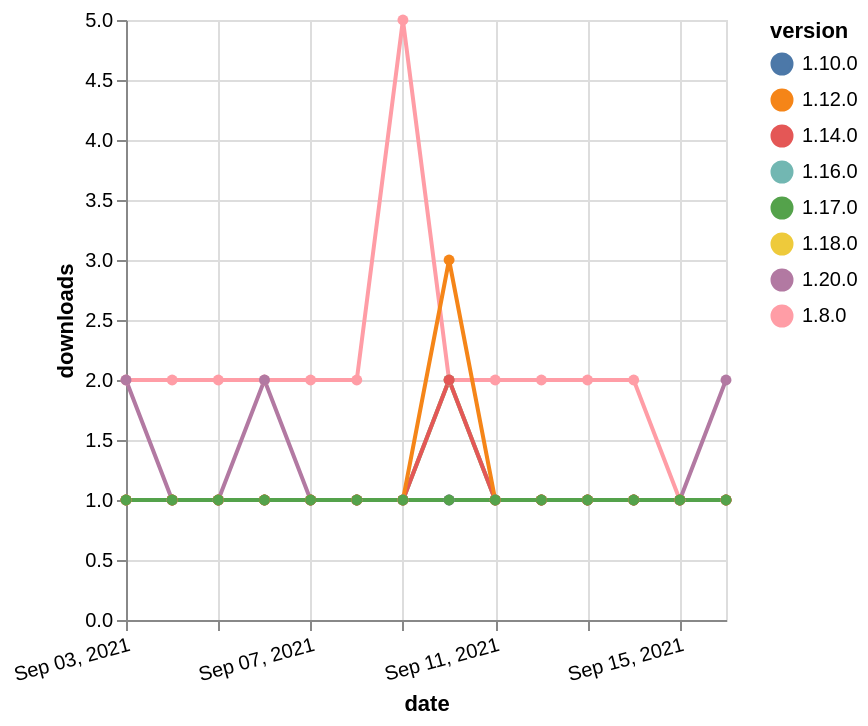

Write a Vega-Lite specification for this figure.
### Vega-Lite specification from a JSON file in a GitHub repository (floating-point values rounded to 4 significant figures)
{"$schema": "https://vega.github.io/schema/vega-lite/v5.json", "description": "A simple bar chart with embedded data.", "data": {"values": [{"date": "2021-09-03", "total": 123, "delta": 1, "version": "1.18.0"}, {"date": "2021-09-04", "total": 124, "delta": 1, "version": "1.18.0"}, {"date": "2021-09-05", "total": 125, "delta": 1, "version": "1.18.0"}, {"date": "2021-09-06", "total": 126, "delta": 1, "version": "1.18.0"}, {"date": "2021-09-07", "total": 127, "delta": 1, "version": "1.18.0"}, {"date": "2021-09-08", "total": 128, "delta": 1, "version": "1.18.0"}, {"date": "2021-09-09", "total": 129, "delta": 1, "version": "1.18.0"}, {"date": "2021-09-10", "total": 131, "delta": 2, "version": "1.18.0"}, {"date": "2021-09-11", "total": 132, "delta": 1, "version": "1.18.0"}, {"date": "2021-09-12", "total": 133, "delta": 1, "version": "1.18.0"}, {"date": "2021-09-13", "total": 134, "delta": 1, "version": "1.18.0"}, {"date": "2021-09-14", "total": 135, "delta": 1, "version": "1.18.0"}, {"date": "2021-09-15", "total": 136, "delta": 1, "version": "1.18.0"}, {"date": "2021-09-16", "total": 137, "delta": 1, "version": "1.18.0"}, {"date": "2021-09-03", "total": 2818, "delta": 2, "version": "1.8.0"}, {"date": "2021-09-04", "total": 2820, "delta": 2, "version": "1.8.0"}, {"date": "2021-09-05", "total": 2822, "delta": 2, "version": "1.8.0"}, {"date": "2021-09-06", "total": 2824, "delta": 2, "version": "1.8.0"}, {"date": "2021-09-07", "total": 2826, "delta": 2, "version": "1.8.0"}, {"date": "2021-09-08", "total": 2828, "delta": 2, "version": "1.8.0"}, {"date": "2021-09-09", "total": 2833, "delta": 5, "version": "1.8.0"}, {"date": "2021-09-10", "total": 2835, "delta": 2, "version": "1.8.0"}, {"date": "2021-09-11", "total": 2837, "delta": 2, "version": "1.8.0"}, {"date": "2021-09-12", "total": 2839, "delta": 2, "version": "1.8.0"}, {"date": "2021-09-13", "total": 2841, "delta": 2, "version": "1.8.0"}, {"date": "2021-09-14", "total": 2843, "delta": 2, "version": "1.8.0"}, {"date": "2021-09-15", "total": 2844, "delta": 1, "version": "1.8.0"}, {"date": "2021-09-16", "total": 2845, "delta": 1, "version": "1.8.0"}, {"date": "2021-09-03", "total": 235, "delta": 1, "version": "1.10.0"}, {"date": "2021-09-04", "total": 236, "delta": 1, "version": "1.10.0"}, {"date": "2021-09-05", "total": 237, "delta": 1, "version": "1.10.0"}, {"date": "2021-09-06", "total": 238, "delta": 1, "version": "1.10.0"}, {"date": "2021-09-07", "total": 239, "delta": 1, "version": "1.10.0"}, {"date": "2021-09-08", "total": 240, "delta": 1, "version": "1.10.0"}, {"date": "2021-09-09", "total": 241, "delta": 1, "version": "1.10.0"}, {"date": "2021-09-10", "total": 242, "delta": 1, "version": "1.10.0"}, {"date": "2021-09-11", "total": 243, "delta": 1, "version": "1.10.0"}, {"date": "2021-09-12", "total": 244, "delta": 1, "version": "1.10.0"}, {"date": "2021-09-13", "total": 245, "delta": 1, "version": "1.10.0"}, {"date": "2021-09-14", "total": 246, "delta": 1, "version": "1.10.0"}, {"date": "2021-09-15", "total": 247, "delta": 1, "version": "1.10.0"}, {"date": "2021-09-16", "total": 248, "delta": 1, "version": "1.10.0"}, {"date": "2021-09-03", "total": 115, "delta": 2, "version": "1.20.0"}, {"date": "2021-09-04", "total": 116, "delta": 1, "version": "1.20.0"}, {"date": "2021-09-05", "total": 117, "delta": 1, "version": "1.20.0"}, {"date": "2021-09-06", "total": 119, "delta": 2, "version": "1.20.0"}, {"date": "2021-09-07", "total": 120, "delta": 1, "version": "1.20.0"}, {"date": "2021-09-08", "total": 121, "delta": 1, "version": "1.20.0"}, {"date": "2021-09-09", "total": 122, "delta": 1, "version": "1.20.0"}, {"date": "2021-09-10", "total": 123, "delta": 1, "version": "1.20.0"}, {"date": "2021-09-11", "total": 124, "delta": 1, "version": "1.20.0"}, {"date": "2021-09-12", "total": 125, "delta": 1, "version": "1.20.0"}, {"date": "2021-09-13", "total": 126, "delta": 1, "version": "1.20.0"}, {"date": "2021-09-14", "total": 127, "delta": 1, "version": "1.20.0"}, {"date": "2021-09-15", "total": 128, "delta": 1, "version": "1.20.0"}, {"date": "2021-09-16", "total": 130, "delta": 2, "version": "1.20.0"}, {"date": "2021-09-03", "total": 172, "delta": 1, "version": "1.16.0"}, {"date": "2021-09-04", "total": 173, "delta": 1, "version": "1.16.0"}, {"date": "2021-09-05", "total": 174, "delta": 1, "version": "1.16.0"}, {"date": "2021-09-06", "total": 175, "delta": 1, "version": "1.16.0"}, {"date": "2021-09-07", "total": 176, "delta": 1, "version": "1.16.0"}, {"date": "2021-09-08", "total": 177, "delta": 1, "version": "1.16.0"}, {"date": "2021-09-09", "total": 178, "delta": 1, "version": "1.16.0"}, {"date": "2021-09-10", "total": 180, "delta": 2, "version": "1.16.0"}, {"date": "2021-09-11", "total": 181, "delta": 1, "version": "1.16.0"}, {"date": "2021-09-12", "total": 182, "delta": 1, "version": "1.16.0"}, {"date": "2021-09-13", "total": 183, "delta": 1, "version": "1.16.0"}, {"date": "2021-09-14", "total": 184, "delta": 1, "version": "1.16.0"}, {"date": "2021-09-15", "total": 185, "delta": 1, "version": "1.16.0"}, {"date": "2021-09-16", "total": 186, "delta": 1, "version": "1.16.0"}, {"date": "2021-09-03", "total": 306, "delta": 1, "version": "1.14.0"}, {"date": "2021-09-04", "total": 307, "delta": 1, "version": "1.14.0"}, {"date": "2021-09-05", "total": 308, "delta": 1, "version": "1.14.0"}, {"date": "2021-09-06", "total": 309, "delta": 1, "version": "1.14.0"}, {"date": "2021-09-07", "total": 310, "delta": 1, "version": "1.14.0"}, {"date": "2021-09-08", "total": 311, "delta": 1, "version": "1.14.0"}, {"date": "2021-09-09", "total": 312, "delta": 1, "version": "1.14.0"}, {"date": "2021-09-10", "total": 314, "delta": 2, "version": "1.14.0"}, {"date": "2021-09-11", "total": 315, "delta": 1, "version": "1.14.0"}, {"date": "2021-09-12", "total": 316, "delta": 1, "version": "1.14.0"}, {"date": "2021-09-13", "total": 317, "delta": 1, "version": "1.14.0"}, {"date": "2021-09-14", "total": 318, "delta": 1, "version": "1.14.0"}, {"date": "2021-09-15", "total": 319, "delta": 1, "version": "1.14.0"}, {"date": "2021-09-16", "total": 320, "delta": 1, "version": "1.14.0"}, {"date": "2021-09-03", "total": 391, "delta": 1, "version": "1.12.0"}, {"date": "2021-09-04", "total": 392, "delta": 1, "version": "1.12.0"}, {"date": "2021-09-05", "total": 393, "delta": 1, "version": "1.12.0"}, {"date": "2021-09-06", "total": 394, "delta": 1, "version": "1.12.0"}, {"date": "2021-09-07", "total": 395, "delta": 1, "version": "1.12.0"}, {"date": "2021-09-08", "total": 396, "delta": 1, "version": "1.12.0"}, {"date": "2021-09-09", "total": 397, "delta": 1, "version": "1.12.0"}, {"date": "2021-09-10", "total": 400, "delta": 3, "version": "1.12.0"}, {"date": "2021-09-11", "total": 401, "delta": 1, "version": "1.12.0"}, {"date": "2021-09-12", "total": 402, "delta": 1, "version": "1.12.0"}, {"date": "2021-09-13", "total": 403, "delta": 1, "version": "1.12.0"}, {"date": "2021-09-14", "total": 404, "delta": 1, "version": "1.12.0"}, {"date": "2021-09-15", "total": 405, "delta": 1, "version": "1.12.0"}, {"date": "2021-09-16", "total": 406, "delta": 1, "version": "1.12.0"}, {"date": "2021-09-03", "total": 135, "delta": 1, "version": "1.17.0"}, {"date": "2021-09-04", "total": 136, "delta": 1, "version": "1.17.0"}, {"date": "2021-09-05", "total": 137, "delta": 1, "version": "1.17.0"}, {"date": "2021-09-06", "total": 138, "delta": 1, "version": "1.17.0"}, {"date": "2021-09-07", "total": 139, "delta": 1, "version": "1.17.0"}, {"date": "2021-09-08", "total": 140, "delta": 1, "version": "1.17.0"}, {"date": "2021-09-09", "total": 141, "delta": 1, "version": "1.17.0"}, {"date": "2021-09-10", "total": 142, "delta": 1, "version": "1.17.0"}, {"date": "2021-09-11", "total": 143, "delta": 1, "version": "1.17.0"}, {"date": "2021-09-12", "total": 144, "delta": 1, "version": "1.17.0"}, {"date": "2021-09-13", "total": 145, "delta": 1, "version": "1.17.0"}, {"date": "2021-09-14", "total": 146, "delta": 1, "version": "1.17.0"}, {"date": "2021-09-15", "total": 147, "delta": 1, "version": "1.17.0"}, {"date": "2021-09-16", "total": 148, "delta": 1, "version": "1.17.0"}]}, "width": "container", "mark": {"type": "line", "point": {"filled": true}}, "encoding": {"x": {"field": "date", "type": "temporal", "timeUnit": "yearmonthdate", "title": "date", "axis": {"labelAngle": -15}}, "y": {"field": "delta", "type": "quantitative", "title": "downloads"}, "color": {"field": "version", "type": "nominal"}, "tooltip": {"field": "delta"}}}
